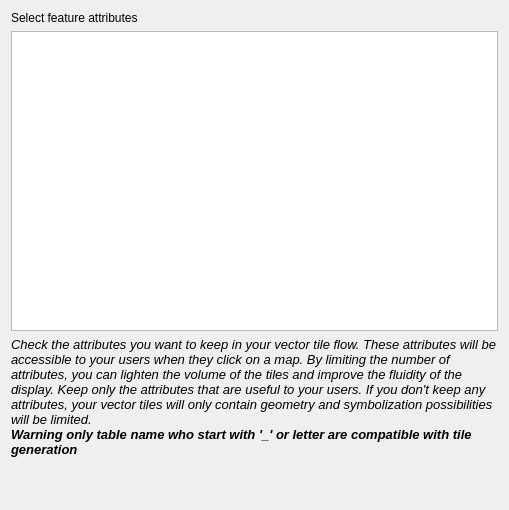
<?xml version="1.0" encoding="UTF-8"?>
<ui version="4.0">
 <class>UploadEditionPageWizard</class>
 <widget class="QWizardPage" name="UploadEditionPageWizard">
  <property name="geometry">
   <rect>
    <x>0</x>
    <y>0</y>
    <width>509</width>
    <height>510</height>
   </rect>
  </property>
  <property name="windowTitle">
   <string>Tile generation layers and attributes</string>
  </property>
  <property name="locale">
   <locale language="English" country="UnitedStates"/>
  </property>
  <layout class="QGridLayout" name="gridLayout" rowstretch="0,0,0,0">
   <item row="1" column="0">
    <widget class="QTreeView" name="tw_table_relation"/>
   </item>
   <item row="0" column="0">
    <widget class="QLabel" name="lbl_choose">
     <property name="text">
      <string>Select feature attributes</string>
     </property>
    </widget>
   </item>
   <item row="3" column="0">
    <widget class="QLabel" name="lbl_description">
     <property name="minimumSize">
      <size>
       <width>400</width>
       <height>90</height>
      </size>
     </property>
     <property name="font">
      <font>
       <pointsize>10</pointsize>
       <weight>50</weight>
       <italic>true</italic>
       <bold>false</bold>
      </font>
     </property>
     <property name="text">
      <string>&lt;html&gt;&lt;head/&gt;&lt;body&gt;&lt;p&gt;Check the attributes you want to keep in your vector tile flow. These attributes will be accessible to your users when they click on a map. By limiting the number of attributes, you can lighten the volume of the tiles and improve the fluidity of the display. Keep only the attributes that are useful to your users. If you don't keep any attributes, your vector tiles will only contain geometry and symbolization possibilities will be limited.&lt;span style=&quot; font-weight:600;&quot;&gt;&lt;br/&gt;Warning only table name who start with '_' or letter are compatible with tile generation&lt;/span&gt;&lt;/p&gt;&lt;p&gt;&lt;br/&gt;&lt;/p&gt;&lt;/body&gt;&lt;/html&gt;</string>
     </property>
     <property name="wordWrap">
      <bool>true</bool>
     </property>
    </widget>
   </item>
  </layout>
 </widget>
 <resources/>
 <connections/>
</ui>
